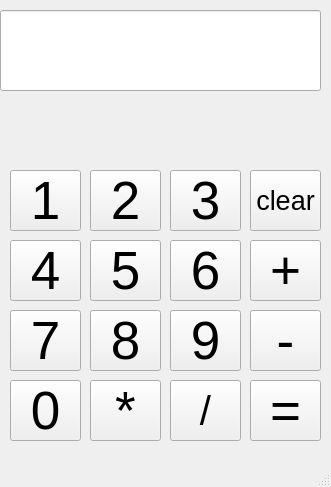
<?xml version="1.0" encoding="UTF-8"?>
<ui version="4.0">
 <class>MainWindow</class>
 <widget class="QMainWindow" name="MainWindow">
  <property name="geometry">
   <rect>
    <x>0</x>
    <y>0</y>
    <width>331</width>
    <height>487</height>
   </rect>
  </property>
  <property name="font">
   <font>
    <pointsize>20</pointsize>
   </font>
  </property>
  <property name="windowTitle">
   <string>MainWindow</string>
  </property>
  <widget class="QWidget" name="centralwidget">
   <widget class="QPushButton" name="btn_sum">
    <property name="geometry">
     <rect>
      <x>250</x>
      <y>240</y>
      <width>71</width>
      <height>61</height>
     </rect>
    </property>
    <property name="font">
     <font>
      <pointsize>40</pointsize>
     </font>
    </property>
    <property name="text">
     <string>+</string>
    </property>
   </widget>
   <widget class="QLineEdit" name="txt_box">
    <property name="geometry">
     <rect>
      <x>0</x>
      <y>10</y>
      <width>321</width>
      <height>81</height>
     </rect>
    </property>
    <property name="font">
     <font>
      <pointsize>20</pointsize>
     </font>
    </property>
   </widget>
   <widget class="QPushButton" name="btn_sub">
    <property name="geometry">
     <rect>
      <x>250</x>
      <y>310</y>
      <width>71</width>
      <height>61</height>
     </rect>
    </property>
    <property name="font">
     <font>
      <pointsize>40</pointsize>
     </font>
    </property>
    <property name="text">
     <string>-</string>
    </property>
   </widget>
   <widget class="QPushButton" name="btn_result">
    <property name="geometry">
     <rect>
      <x>250</x>
      <y>380</y>
      <width>71</width>
      <height>61</height>
     </rect>
    </property>
    <property name="font">
     <font>
      <pointsize>40</pointsize>
     </font>
    </property>
    <property name="text">
     <string>=</string>
    </property>
   </widget>
   <widget class="QPushButton" name="btn_num_5">
    <property name="geometry">
     <rect>
      <x>90</x>
      <y>240</y>
      <width>71</width>
      <height>61</height>
     </rect>
    </property>
    <property name="font">
     <font>
      <pointsize>40</pointsize>
     </font>
    </property>
    <property name="text">
     <string>5</string>
    </property>
   </widget>
   <widget class="QPushButton" name="btn_num_4">
    <property name="geometry">
     <rect>
      <x>10</x>
      <y>240</y>
      <width>71</width>
      <height>61</height>
     </rect>
    </property>
    <property name="font">
     <font>
      <pointsize>40</pointsize>
     </font>
    </property>
    <property name="text">
     <string>4</string>
    </property>
   </widget>
   <widget class="QPushButton" name="btn_num_3">
    <property name="geometry">
     <rect>
      <x>170</x>
      <y>170</y>
      <width>71</width>
      <height>61</height>
     </rect>
    </property>
    <property name="font">
     <font>
      <pointsize>40</pointsize>
     </font>
    </property>
    <property name="text">
     <string>3</string>
    </property>
   </widget>
   <widget class="QPushButton" name="btn_num_2">
    <property name="geometry">
     <rect>
      <x>90</x>
      <y>170</y>
      <width>71</width>
      <height>61</height>
     </rect>
    </property>
    <property name="font">
     <font>
      <pointsize>40</pointsize>
     </font>
    </property>
    <property name="text">
     <string>2</string>
    </property>
   </widget>
   <widget class="QPushButton" name="btn_num_1">
    <property name="geometry">
     <rect>
      <x>10</x>
      <y>170</y>
      <width>71</width>
      <height>61</height>
     </rect>
    </property>
    <property name="font">
     <font>
      <pointsize>40</pointsize>
     </font>
    </property>
    <property name="text">
     <string>1</string>
    </property>
   </widget>
   <widget class="QPushButton" name="btn_num_6">
    <property name="geometry">
     <rect>
      <x>170</x>
      <y>240</y>
      <width>71</width>
      <height>61</height>
     </rect>
    </property>
    <property name="font">
     <font>
      <pointsize>40</pointsize>
     </font>
    </property>
    <property name="text">
     <string>6</string>
    </property>
   </widget>
   <widget class="QPushButton" name="btn_num_9">
    <property name="geometry">
     <rect>
      <x>170</x>
      <y>310</y>
      <width>71</width>
      <height>61</height>
     </rect>
    </property>
    <property name="font">
     <font>
      <pointsize>40</pointsize>
     </font>
    </property>
    <property name="text">
     <string>9</string>
    </property>
   </widget>
   <widget class="QPushButton" name="btn_num_8">
    <property name="geometry">
     <rect>
      <x>90</x>
      <y>310</y>
      <width>71</width>
      <height>61</height>
     </rect>
    </property>
    <property name="font">
     <font>
      <pointsize>40</pointsize>
     </font>
    </property>
    <property name="text">
     <string>8</string>
    </property>
   </widget>
   <widget class="QPushButton" name="btn_num_7">
    <property name="geometry">
     <rect>
      <x>10</x>
      <y>310</y>
      <width>71</width>
      <height>61</height>
     </rect>
    </property>
    <property name="font">
     <font>
      <pointsize>40</pointsize>
     </font>
    </property>
    <property name="text">
     <string>7</string>
    </property>
   </widget>
   <widget class="QPushButton" name="btn_num_0">
    <property name="geometry">
     <rect>
      <x>10</x>
      <y>380</y>
      <width>71</width>
      <height>61</height>
     </rect>
    </property>
    <property name="font">
     <font>
      <pointsize>40</pointsize>
     </font>
    </property>
    <property name="text">
     <string>0</string>
    </property>
   </widget>
   <widget class="QPushButton" name="btn_mul">
    <property name="geometry">
     <rect>
      <x>90</x>
      <y>380</y>
      <width>71</width>
      <height>61</height>
     </rect>
    </property>
    <property name="font">
     <font>
      <pointsize>40</pointsize>
     </font>
    </property>
    <property name="text">
     <string>*</string>
    </property>
   </widget>
   <widget class="QPushButton" name="btn_clear">
    <property name="geometry">
     <rect>
      <x>250</x>
      <y>170</y>
      <width>71</width>
      <height>61</height>
     </rect>
    </property>
    <property name="font">
     <font>
      <pointsize>20</pointsize>
     </font>
    </property>
    <property name="text">
     <string>clear</string>
    </property>
   </widget>
   <widget class="QPushButton" name="btn_div">
    <property name="geometry">
     <rect>
      <x>170</x>
      <y>380</y>
      <width>71</width>
      <height>61</height>
     </rect>
    </property>
    <property name="font">
     <font>
      <pointsize>30</pointsize>
     </font>
    </property>
    <property name="text">
     <string>/</string>
    </property>
   </widget>
  </widget>
  <widget class="QMenuBar" name="menubar">
   <property name="geometry">
    <rect>
     <x>0</x>
     <y>0</y>
     <width>331</width>
     <height>36</height>
    </rect>
   </property>
  </widget>
  <widget class="QStatusBar" name="statusbar"/>
 </widget>
 <resources/>
 <connections/>
</ui>
